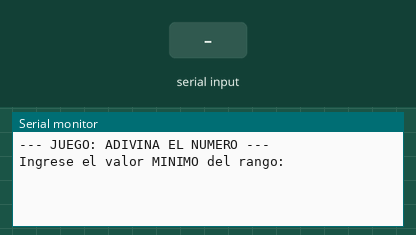
Bench run of a sketch on a simulated ESP32. Parts: the last lines printed to the serial monitor. The inputs (shaded band) are chosen by the test bench. Random numbers use the default seed unless the sketch sets one.

Above: at 2.2 s.
2.3 s: "90,45\n" received over Serial
At 3.1 s:
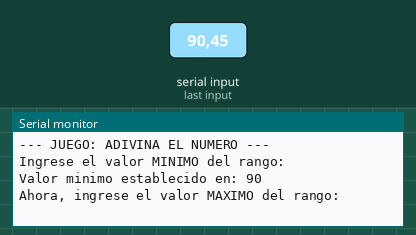
3.8 s: "30,150\n" received over Serial
At 4.3 s:
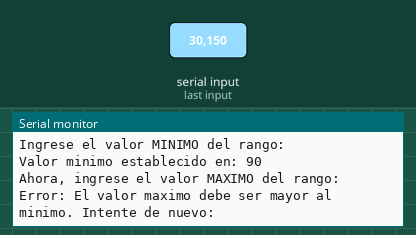
5.3 s: "200\n" received over Serial
At 6.5 s:
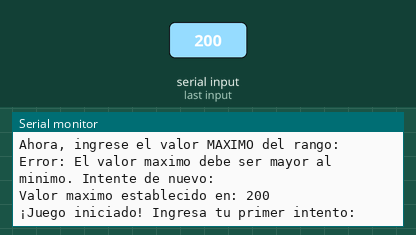
6.8 s: "0\n" received over Serial
At 7.8 s:
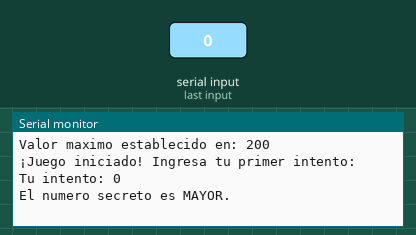
8.3 s: "200\n" received over Serial
At 8.9 s:
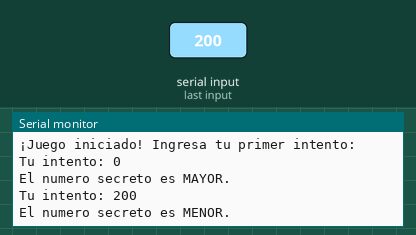

The sketch:

Ejercicio_UART.ino
```cpp
/*
 * PRÁCTICA DE INSTRUMENTACIÓN: INTERFAZ UART
 * Ejercicio 1: Juego "Adivinar el Número" (VERSIÓN COMPLETA)
 */

// Variables globales para la máquina de estados
int estadoJuego = 0; // 0: Esperando Mínimo, 1: Esperando Máximo, 2: Jugando
long valorMin = 0;
long valorMax = 0;
long numeroSecreto = 0;

void setup() {
  // Inicializar comunicación serial a 115200 baudios (Típico para ESP32)
  Serial.begin(115200);

  // Pausa para asegurar que el monitor serial inicie correctamente
  delay(1000);

  Serial.println("\n--- JUEGO: ADIVINA EL NUMERO ---");
  Serial.println("Ingrese el valor MINIMO del rango:");

  // Inicializar la semilla para la generación de números aleatorios leyendo un pin al aire
  randomSeed(analogRead(36)); // El pin 36 (VP) suele estar libre en el ESP32 Devkit
}

void loop() {
  // Verificar si hay datos disponibles en el buffer serial
  if (Serial.available() > 0) {

    // Serial.parseInt() lee los caracteres y los convierte a un número entero
    long entrada = Serial.parseInt();

    // --- BLOQUE ANTIBASURA ---
    // Limpiar saltos de línea ('\n', '\r') o caracteres residuales en el buffer
    while (Serial.available() > 0) {
      Serial.read();
    }
    // -------------------------

    // Máquina de estados para gestionar el flujo de las preguntas
    switch (estadoJuego) {

      case 0: // ESTADO 0: Recibiendo Valor Mínimo
        valorMin = entrada;
        Serial.print("Valor minimo establecido en: ");
        Serial.println(valorMin);

        Serial.println("Ahora, ingrese el valor MAXIMO del rango:");
        estadoJuego = 1; // Pasar a la siguiente fase
        break;

      case 1: // ESTADO 1: Recibiendo Valor Máximo
        valorMax = entrada;

        // Validación de seguridad
        if (valorMax <= valorMin) {
          Serial.println("Error: El valor maximo debe ser mayor al minimo. Intente de nuevo:");
        } else {
          Serial.print("Valor maximo establecido en: ");
          Serial.println(valorMax);

          // Generar el número aleatorio. La función random es exclusiva (max-1),
          // por eso sumamos 1 al máximo para que sea inclusivo.
          numeroSecreto = random(valorMin, valorMax + 1);

          Serial.println("\n¡Juego iniciado! Ingresa tu primer intento:");
          estadoJuego = 2; // Pasar a la fase de juego
        }
        break;

      case 2: // ESTADO 2: Fase de Adivinanza
        Serial.print("Tu intento: ");
        Serial.println(entrada);

        // Lógica del juego
        if (entrada > numeroSecreto) {
          Serial.println("El numero secreto es MENOR.");
        }
        else if (entrada < numeroSecreto) {
          Serial.println("El numero secreto es MAYOR.");
        }
        else {
          // Si no es ni mayor ni menor, es igual
          Serial.println("\n¡EXCELENTE! ¡Adivinaste el numero!");
          Serial.println("-----------------------------------");
          Serial.println("Vamos a jugar de nuevo. Ingrese un nuevo valor MINIMO:");

          // Reiniciar la máquina de estados para jugar otra vez
          estadoJuego = 0;
        }
        break;
    }
  }
}
```

Measured:
- after the input at 2.3 s, the serial monitor: prints a new line at once (image 1)
- after the input at 3.8 s, the serial monitor: prints a new line at once (image 2)
- after the input at 5.3 s, the serial monitor: prints a new line at once (image 3)
- after the input at 6.8 s, the serial monitor: prints a new line at once (image 4)
- after the input at 8.3 s, the serial monitor: prints a new line at once (image 5)
